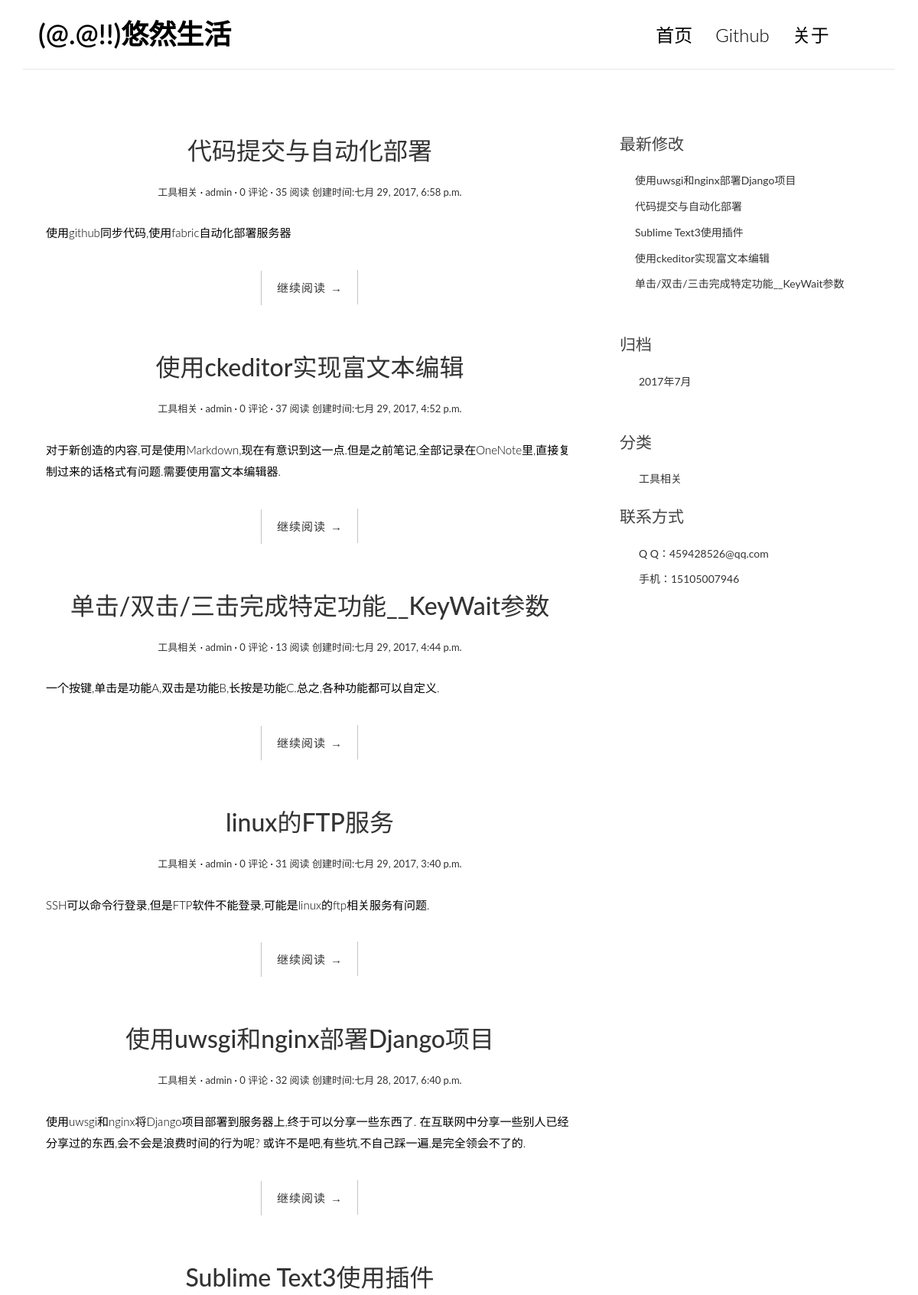
/ (upper part), run on an earlier commit of the app's database.
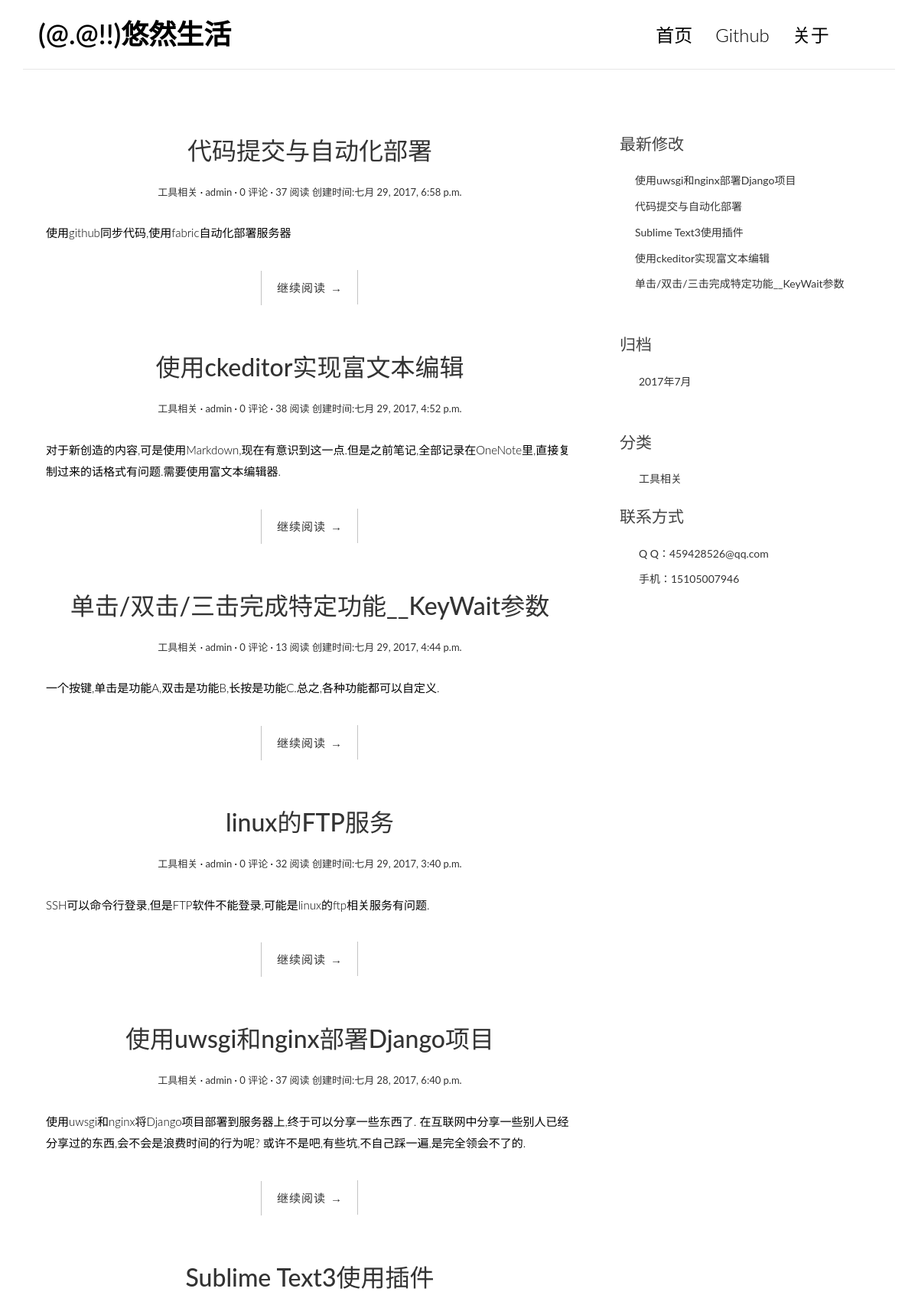
And on a later commit of the database.
### blog/models.py (models this page shows, shortened)
class Post(models.Model):
    title = models.CharField(max_length=70, verbose_name='标题')
    markdown_or_not = models.CharField(max_length=6, choices=(
        ('m', 'markdown'), ('c', 'ckeditor')), default='c', verbose_name='编辑器选择')
    excerpt = models.TextField(verbose_name='摘要', max_length=200, blank=True)
    body = models.TextField('文章-Markdown', blank=True)
    body_ckeditor = RichTextField('文章-ckeditor', blank=True)
    created_time = models.DateTimeField('添加时间', default=datetime.now)
    modified_time = models.DateTimeField(
        default=datetime.now, verbose_name='最后修改时间')
    category = models.ForeignKey(Category, verbose_name='分类')
    tags = models.ManyToManyField(Tag, blank=True, verbose_name='标签')
    author = models.ForeignKey(User, verbose_name='作者')
    views = models.PositiveIntegerField(default=0)
    def get_absolute_url(self):
        return reverse('blog:detail', kwargs={'pk': self.pk})
    class Meta:
        verbose_name = '文章'
        verbose_name_plural = verbose_name

class Category(models.Model):
    name = models.CharField(max_length=100)
    class Meta:
        verbose_name = '分类'
        verbose_name_plural = verbose_name

### blog/views.py (the view)
# urls.py: url(r'^$', views.index, name='index'),
def index(request):
    post_list = Post.objects.all().order_by('-created_time')
    return render(request, 'blog/index.html', context={'post_list': post_list})

### blog/templatetags/blog_tags.py (called while the page is built)
@register.simple_tag
def get_recent_posts(num=5):
    return Post.objects.all().order_by('-modified_time')[:num]

@register.simple_tag
def archives():
    return Post.objects.dates('created_time', 'month', order='DESC')

@register.simple_tag
def get_categories():
    return Category.objects.all()

### templates/blog/index.html
{% extends "base.html" %} {% block main %} {% for post in post_list %}
<article class="post post-{{post.pk}}">
    <header class="entry-header">
        <h1 class="entry-title">
                <a href="{{post.get_absolute_url}}">
                    {{post.title}}
                </a>
            </h1>
        <div class="entry-meta">
            <span class="post-category"><a href="#">{{ post.category.name }}</a></span>
            <span class="post-date"><a href="#"><time class="entry-date" datetime="{{ post.created_time }}>{{ post.created_time }}</time></a></span>
            <span class="post-author"><a href="#">{{ post.author }}</a></span>
            <span class="comments-link"><a href="#">{{ post.comment_set.count }} 评论</a></span>
            <span class="views-count"><a href="#">{{ post.views }} 阅读</a></span>
            <a>创建时间:<time class="entry-date">{{post.created_time}}</time></a>
        </div>
    </header>
    <div class="entry-content clearfix">
        {{ post.excerpt|safe }}
        <div class="read-more cl-effect-14">
            <a href="{{post.get_absolute_url}}" class="more-link">继续阅读 <span class="meta-nav">→</span></a>
        </div>
    </div>
</article>
{% empty %}
<div class="no-post">暂时还没有发布文章</div>
{% endfor %} {% endblock main %}

### templates/base.html (shortened to what this page needs)
{% load staticfiles %} {% load blog_tags %}
<!DOCTYPE html>
<html>
<head>
    <link rel="stylesheet" href="http://code.ionicframework.com/ionicons/2.0.1/css/ionicons.min.css">
    <link rel="stylesheet" href="{% static 'css/bootstrap.min.css' %}">
    <link rel="stylesheet" href="{% static 'css/pace.css' %}">
    <link rel="stylesheet" href="{% static 'css/custom.css' %}">
    <link rel="stylesheet" href="{% static 'css/highlights/tango.css' %}">
</head>
<body>
    <div class="container">
        <header id="site-header">
            <div class="row">
                <div class="col-md-4 col-sm-5 col-xs-8">
                    <div class="logo">
                        <h1><a href="/index/">(@.@!!)悠然生活</a></h1>
                    </div>
                </div>
                <div class="col-md-8 col-sm-7 col-xs-4">
                    <nav class="main-nav" role="navigation">
                        <div class="collapse navbar-collapse" id="bs-example-navbar-collapse-1">
                            <ul class="nav navbar-nav navbar-right">
                                <li class="cl-effect-11"><a href="/index/" data-hover="首页">首页</a></li>
                                <li class="cl-effect-11"><a href="https://github.com/ychgithub/myblog" data-hover="Github">Github</a></li>
                                <li class="cl-effect-11"><a href="/post/13/" data-hover="关于">关于</a></li>
                            </ul>
                        </div>
                    </nav>
                </div>
            </div>
        </header>
    </div>
    <div class="content-body">
        <div class="container">
            <div class="row">
                <main class="col-md-8">
                    {% block main %} {% endblock main %}
                </main>
                <aside class="col-md-4">
                    <div class="widget widget-recent-posts">
                        <h3 class="widget-title">最新修改</h3>
                        <ul>
                            {% get_recent_posts as recent_post_list %}
                            {% for post in recent_post_list %}
                            <li>
                                <a href="/post/{{post.pk}}/">{{post.title}}</a>
                            </li>
                            {% endfor %}
                        </ul>
                    </div>
                    <div class="widget widget-archives">
                        <h3 class="widget-title">归档</h3> {% archives as date_list %}
                        <ul>
                            {% for date in date_list %}
                            <li>
                                <a href="#">{{date.year}}年{{date.month}}月</a>
                            </li>
                            {% endfor %}
                        </ul>
                    </div>
                    <div class="widget widget-category">
                        <h3 class="widget-title">分类</h3> {% get_categories as category_list %}
                        <ul>
                            {% for category in category_list %}
                            <li>
                                <a href="#">{{category.name}}</a>
                            </li>
                            {% endfor %}
                        </ul>
                        <h3 class="widget-title">联系方式</h3>
                        <ul>
                            <li>
                                <a href="#">Q  Q：459428526@qq.com</a>
                            </li>
                            <li>
                                <a href="#">手机：15105007946</a>
                            </li>
                        </ul>
                    </div>
                </aside>
            </div>
        </div>
    </div>
</body>
</html>

What changed in the data, as far as the page shows it:
changed Post "代码提交与自动化部署": views "35" → "37"
changed Post "使用ckeditor实现富文本编辑": views "37" → "38"
changed Post "linux的FTP服务": views "31" → "32"
changed Post "使用uwsgi和nginx部署Django项目": views "32" → "37"
